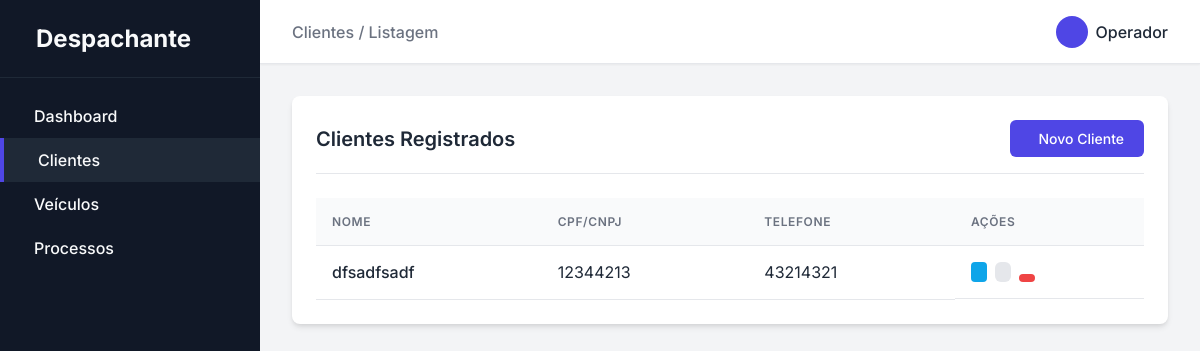
Page /clientes on the earlier database version.
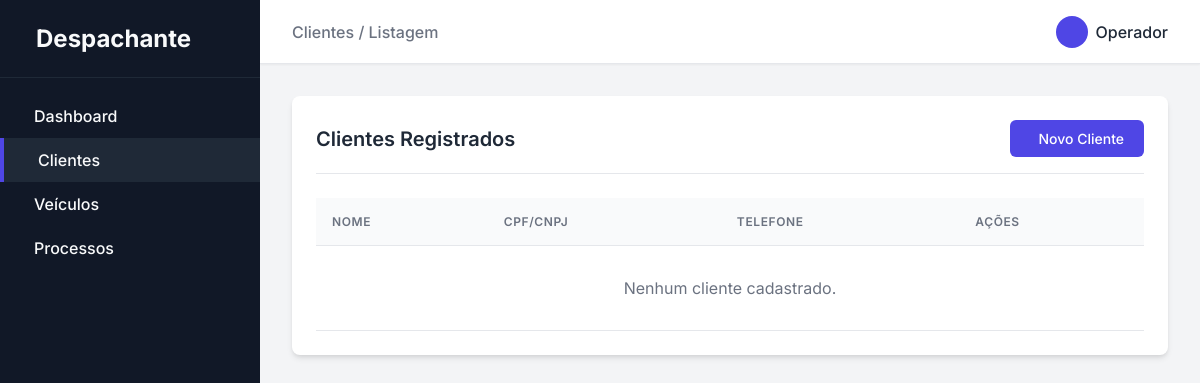
Same page on the later database version.
### app/models.py (models this page shows)
class Cliente(db.Model):
    __tablename__ = 'cliente'
    id = db.Column(db.Integer, primary_key=True)
    nome = db.Column(db.String(50), nullable=False)
    vencimento_cnh = db.Column(db.Date, nullable=False)
    nome_pai = db.Column(db.String(50), nullable=False)
    nome_mae = db.Column(db.String(50), nullable=False)
    cpf__cnpj = db.Column(db.String(50), nullable=False)
    rg = db.Column(db.String(50), nullable=False)
    data_nascimento = db.Column(db.Date, nullable=False)
    email = db.Column(db.String(50), nullable=False)
    telefone = db.Column(db.String(50), nullable=False)
    endereco_id = db.Column(db.Integer, db.ForeignKey('endereco.id'))
    veiculos = db.relationship('Veiculo', backref='cliente', lazy=True)
    processos = db.relationship('Processo', backref='cliente', lazy=True)

### app/routes/home.py (the view)
@bp.route('/clientes')
def clientes():
    clientes = Cliente.query.all()
    return render_template('clientes/index.html', clientes=clientes)

### app/templates/clientes/index.html (shortened to what this page needs)
{% extends 'base.html' %}
{% block breadcrumb %}Clientes / Listagem{% endblock %}
{% block content %}
<div class="card">
    <div class="card-header">
        <h2 class="card-title">Clientes Registrados</h2>
        <a href="{{ url_for('home.cliente_novo') }}" class="btn btn-primary">
            Novo Cliente
        </a>
    </div>
    <div class="table-responsive">
        <table class="table">
            <thead>
                <tr>
                    <th>Nome</th>
                    <th>CPF/CNPJ</th>
                    <th>Telefone</th>
                    <th>Ações</th>
                </tr>
            </thead>
            <tbody>
                {% for cliente in clientes %}
                <tr>
                    <td style="font-weight: 500;">{{ cliente.nome }}</td>
                    <td>{{ cliente.cpf__cnpj }}</td>
                    <td>{{ cliente.telefone }}</td>
                    <td class="actions" style="display: flex; gap: 0.5rem;">
                        <a href="{{ url_for('home.cliente_visualizar', id=cliente.id) }}" class="btn btn-info" style="padding: 0.25rem 0.5rem; background-color: #0ea5e9; color: white; border: none; border-radius: 0.25rem; text-decoration: none;"></a>
                        <a href="{{ url_for('home.cliente_editar', id=cliente.id) }}" class="btn btn-secondary" style="padding: 0.25rem 0.5rem;"></a>
                        <form action="{{ url_for('home.cliente_excluir', id=cliente.id) }}" method="POST" style="margin: 0; display: inline;" onsubmit="return confirm('Tem certeza que deseja excluir este cliente? Isso pode afetar veículos e processos vinculados.');">
                            <button type="submit" class="btn btn-danger" style="padding: 0.25rem 0.5rem; border: none; cursor: pointer;"></button>
                        </form>
                    </td>
                </tr>
                {% else %}
                <tr>
                    <td colspan="4" style="text-align: center; color: var(--text-muted); padding: 2rem;">Nenhum cliente cadastrado.</td>
                </tr>
                {% endfor %}
            </tbody>
        </table>
    </div>
</div>
{% endblock %}

Differences in the rows shown:
removed Cliente: nome "dfsadfsadf", cpf__cnpj "12344213", telefone "43214321"
Other differences:
text now shown: "Nenhum cliente cadastrado."
